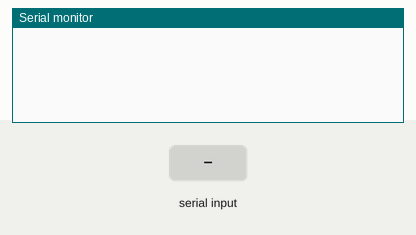
Simulated run of this sketch. Board: Arduino Uno, built with avr-gcc and run on an emulated ATmega328P. Shown: the last lines printed to the serial monitor. The test bench sets the inputs (shaded band). Random numbers use the default seed unless the sketch sets one.

Above: at 1.2 s.
1.3 s: "TIME\n" received over Serial
At 2.5 s:
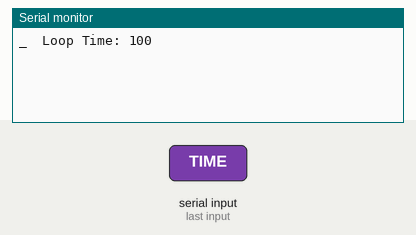
2.8 s: "ON\n" received over Serial
At 2.91 s:
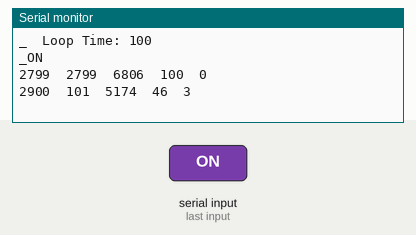
4.3 s: "OFF\n" received over Serial
At 5.5 s:
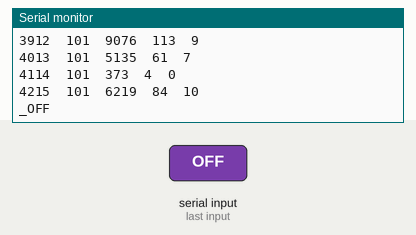
5.8 s: "90,45\n" received over Serial
At 6.2 s:
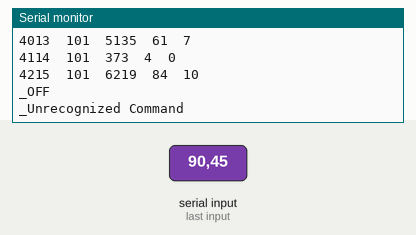
Timing chart, 0 to 8.3 s (numbered marks = the images above; inputs shaded):
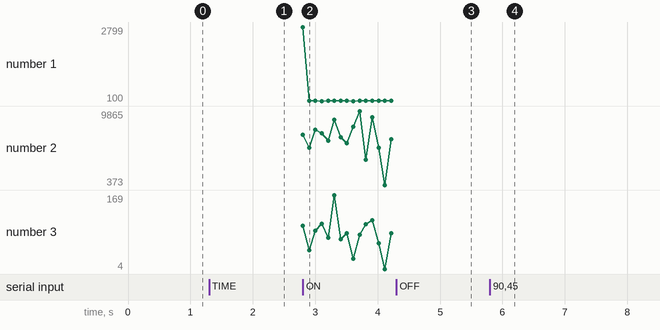

The sketch:

serial_talker.ino
```cpp
//INCLUDE LIBRARIES


//DECLARE STUFF
unsigned int loopTime = 100;
unsigned long timeCurr=0;
unsigned long timeLast=0;


//SETUP
void setup() {
  Serial.begin(115200);

}


//MAIN LOOP
unsigned int i=0;
bool ON = false;

void loop() {
  timeCurr=millis();
  readSerial();

  if (ON){
  Serial.print(timeCurr);
  Serial.print('\t');
  Serial.print(timeCurr-timeLast);
  Serial.print('\t');
  Serial.print(random(10001));
  Serial.print('\t');
  Serial.print(random(201));
  Serial.print('\t');
  Serial.print(random(11));
  Serial.print('\n');
  delay(loopTime);

  i++;
  timeLast=timeCurr;
  }

}


//______________________________________________________________
//PROCESS COMMANDS

void readSerial(){
  while (Serial.available() > 0) {
    String command = Serial.readStringUntil('\n');
    processCommand(command);
  }
}


void processCommand(String command){
  Serial.print("_");
  if (command.startsWith("TIME")){
    if(getStringValue(command,';',1).length()){
      loopTime = getStringValue(command,';',1).toInt();
      Serial.print("NEW ");
    }
    Serial.print("\tLoop Time: ");
    Serial.print(loopTime);
  }

  else if(command.startsWith("ON")){
    Serial.print("ON");
    ON=true;
  }

  else if(command.startsWith("OFF")){
    Serial.print("OFF");
    ON=false;
  }

  else {
    Serial.print("Unrecognized Command");
  }
  Serial.print("\n");
}


//______________________________________________________________
//HELPERS

String getStringValue(String data, char separator, int index)
{
  int found = 0;
  int strIndex[] = {0, -1};
  int maxIndex = data.length()-1;

  for(int i=0; i<=maxIndex && found<=index; i++){
    if(data.charAt(i)==separator || i==maxIndex){
        found++;
        strIndex[0] = strIndex[1]+1;
        strIndex[1] = (i == maxIndex) ? i+1 : i;
    }
  }

  return found>index ? data.substring(strIndex[0], strIndex[1]) : "";
}
```

Measured:
- after the input at 1.3 s, the serial monitor: prints a new line at once (image 1)
- after the input at 2.8 s, the serial monitor: prints a new line at once (image 2)
- after the input at 4.3 s, the serial monitor: prints a new line at once (image 3)
- after the input at 5.8 s, the serial monitor: prints a new line at once (image 4)
